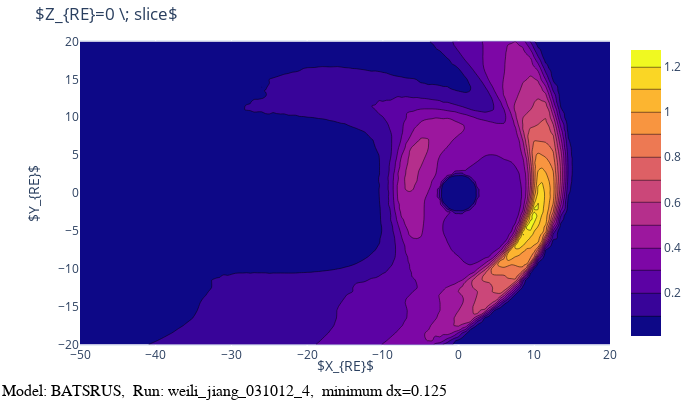

The notebook cell saved with this chart:
### Code cell
# Time execution of interpolation and create plot.
tic = time.perf_counter()

txt1="Model: BATSRUS,  Run: weili_jiang_031012_4,  minimum dx=" + str(gridMinDx)
fig = kamodo.plot(g_XY = dict())
fig.update_xaxes(title_text="",scaleanchor='y')
fig.update_yaxes(title_text="$Y_{RE}$")
fig.update_layout(
    title_text="$Z_{RE}=0 \; slice$",
    annotations=[
        dict(text="$X_{RE}$", x=0.5, y=-0.10, showarrow=False, xref="paper", yref="paper", font=dict(size=14)),
        dict(text=txt1,
             x=0, y=0, ax=0, ay=0, xanchor="left", xshift=-80, yshift=-45, xref="paper", yref="paper",
             font=dict(size=16, family="sans serif", color="#000000")
        )
    ],
    hoverlabel = dict(font_size=12)
)
iplot(fig)

toc = time.perf_counter()
print(f"Processing time is {toc - tic:0.4f} seconds")

### Figure 1 — Plotly figure (JSON) as saved in the notebook; plotly's stock layout.template omitted (floating-point values rounded to 4 significant figures; data arrays with more than 128 entries replaced by an {"elided": "..."} marker saying what was removed)
{"data": [{"type": "contour", "x": {"elided": "141 float values"}, "y": [-20, -19.5, -19, -18.5, -18, -17.5, -17, -16.5, -16, -15.5, -15, -14.5, -14, -13.5, -13, -12.5, -12, -11.5, -11, -10.5, -10, -9.5, -9, -8.5, -8, -7.5, -7, -6.5, -6, -5.5, -5, -4.5, -4, -3.5, -3, -2.5, -2, -1.5, -1, -0.5, 0, 0.5, 1, 1.5, 2, 2.5, 3, 3.5, 4, 4.5, 5, 5.5, 6, 6.5, 7, 7.5, 8, 8.5, 9, 9.5, 10, 10.5, 11, 11.5, 12, 12.5, 13, 13.5, 14, 14.5, 15, 15.5, 16, 16.5, 17, 17.5, 18, 18.5, 19, 19.5, 20], "z": {"elided": "81x141 float values"}}], "layout": {"annotations": [{"font": {"size": 14}, "showarrow": false, "text": "$X_{RE}$", "x": 0.5, "xref": "paper", "y": -0.1, "yref": "paper"}, {"ax": 0, "ay": 0, "font": {"color": "#000000", "family": "sans serif", "size": 16}, "text": "Model: BATSRUS,  Run: weili_jiang_031012_4,  minimum dx=0.125", "x": 0, "xanchor": "left", "xref": "paper", "xshift": -80, "y": 0, "yref": "paper", "yshift": -45}], "autosize": false, "height": 400, "hoverlabel": {"font": {"size": 12}}, "margin": {"b": 32, "pad": 0, "r": 30, "t": 40}, "title": {"text": "$Z_{RE}=0 \\; slice$"}, "width": 700, "xaxis": {"scaleanchor": "y", "title": {"text": ""}}, "yaxis": {"title": {"text": "$Y_{RE}$"}}}}
